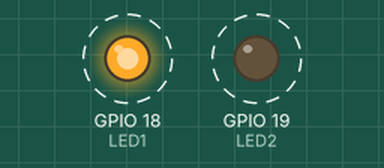
The sketch below on a simulated ESP32. On the bench: output pins drawn as LEDs (lit = HIGH). Dashed ring = blinking.

Above: at 0.2 s.
Timing chart, 0 to 3.0 s (numbered marks = the images above):
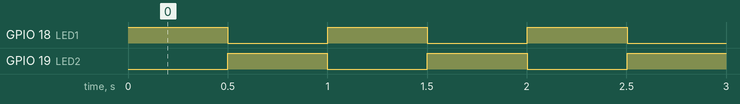

The sketch:

mutex.ino
```cpp
#include <Arduino.h>
#include "freertos/FreeRTOS.h"
#include "freertos/task.h"
#include "freertos/semphr.h"

// Define GPIO pins for LEDs
#define LED1 18  // Change to any free GPIO pin
#define LED2 19

SemaphoreHandle_t mutex;  // Mutex handle

// Task for controlling LED1
void task1(void *parameter) {
    while (1) {
        if (xSemaphoreTake(mutex, portMAX_DELAY)) {  // Take the mutex
            digitalWrite(LED1, HIGH);   // Turn on LED1
            vTaskDelay(500 / portTICK_PERIOD_MS);  // Delay for 500ms
            digitalWrite(LED1, LOW);    // Turn off LED1
            xSemaphoreGive(mutex);      // Release the mutex
        }
        vTaskDelay(100 / portTICK_PERIOD_MS);  // Allow other tasks to run
    }
}

// Task for controlling LED2
void task2(void *parameter) {
    while (1) {
        if (xSemaphoreTake(mutex, portMAX_DELAY)) {  // Take the mutex
            digitalWrite(LED2, HIGH);   // Turn on LED2
            vTaskDelay(500 / portTICK_PERIOD_MS);  // Delay for 500ms
            digitalWrite(LED2, LOW);    // Turn off LED2
            xSemaphoreGive(mutex);      // Release the mutex
        }
        vTaskDelay(100 / portTICK_PERIOD_MS);  // Allow other tasks to run
    }
}

void setup() {
    // Initialize serial communication for debugging
    Serial.begin(115200);

    // Set LED pins as outputs
    pinMode(LED1, OUTPUT);
    pinMode(LED2, OUTPUT);

    // Create a mutex
    mutex = xSemaphoreCreateMutex();

    if (mutex == NULL) {
        Serial.println("Failed to create mutex!");
        while (1);  // Stop execution if mutex creation fails
    }

    // Create two tasks for controlling the LEDs
    xTaskCreate(task1, "Task 1", 1024, NULL, 1, NULL);
    xTaskCreate(task2, "Task 2", 1024, NULL, 1, NULL);
}

void loop() {
    // Empty loop; tasks run independently
}
```

Measured:
- by itself, GPIO 18 (LED1), GPIO 19 (LED2): alternates HIGH for 0.50 s and LOW for 0.50 s
- by itself, everything shown: repeats every 1.0 s, in 3 steps
